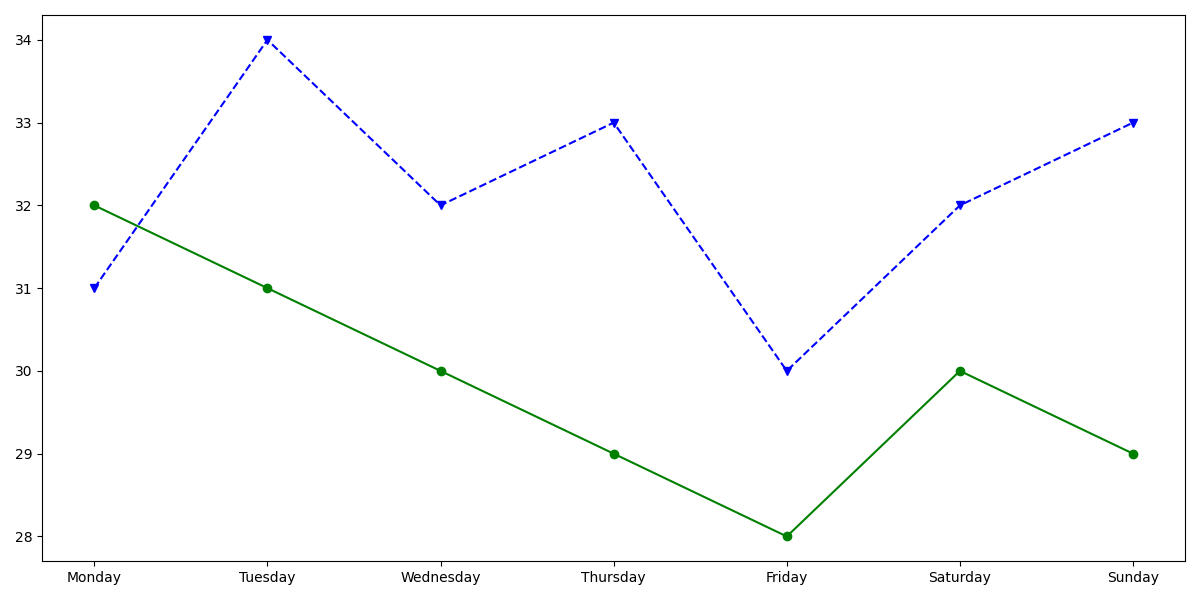

Recreate this plot in Python.
import matplotlib.pyplot as plt

# Data for temperature readings over a week in degrees Celsius
days = ['Monday', 'Tuesday', 'Wednesday', 'Thursday', 'Friday', 'Saturday', 'Sunday']
year_2022_temps = [32, 31, 30, 29, 28, 30, 29]  
year_2023_temps = [31, 34, 32, 33, 30, 32, 33]  

fig, ax = plt.subplots(figsize=(12, 6))

# Plotting the line charts with shuffled colors for temperature variations in 2022 and 2023
ax.plot(days, year_2022_temps, marker='o', linestyle='-', color='green')
ax.plot(days, year_2023_temps, marker='v', linestyle='--', color='blue')

# Automatically adjust the layout
plt.tight_layout()

# Display the chart
plt.show()
